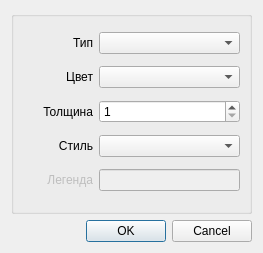
<?xml version="1.0" encoding="UTF-8"?>
<ui version="4.0">
 <class>SvGraphParamsDialog</class>
 <widget class="QDialog" name="SvGraphParamsDialog">
  <property name="geometry">
   <rect>
    <x>0</x>
    <y>0</y>
    <width>263</width>
    <height>253</height>
   </rect>
  </property>
  <property name="windowTitle">
   <string>Dialog</string>
  </property>
  <layout class="QVBoxLayout" name="verticalLayout">
   <item>
    <widget class="QGroupBox" name="groupBox">
     <property name="title">
      <string/>
     </property>
     <layout class="QVBoxLayout" name="verticalLayout_2">
      <item>
       <layout class="QHBoxLayout" name="horizontalLayout">
        <item>
         <widget class="QLabel" name="labelGraphType">
          <property name="sizePolicy">
           <sizepolicy hsizetype="Fixed" vsizetype="Preferred">
            <horstretch>0</horstretch>
            <verstretch>0</verstretch>
           </sizepolicy>
          </property>
          <property name="minimumSize">
           <size>
            <width>70</width>
            <height>0</height>
           </size>
          </property>
          <property name="maximumSize">
           <size>
            <width>70</width>
            <height>16777215</height>
           </size>
          </property>
          <property name="text">
           <string>Тип</string>
          </property>
          <property name="alignment">
           <set>Qt::AlignRight|Qt::AlignTrailing|Qt::AlignVCenter</set>
          </property>
         </widget>
        </item>
        <item>
         <widget class="QComboBox" name="cbGraphType">
          <property name="sizePolicy">
           <sizepolicy hsizetype="Expanding" vsizetype="Fixed">
            <horstretch>0</horstretch>
            <verstretch>0</verstretch>
           </sizepolicy>
          </property>
         </widget>
        </item>
       </layout>
      </item>
      <item>
       <layout class="QHBoxLayout" name="horizontalLayout_2">
        <item>
         <widget class="QLabel" name="labelLineColor">
          <property name="sizePolicy">
           <sizepolicy hsizetype="Fixed" vsizetype="Preferred">
            <horstretch>0</horstretch>
            <verstretch>0</verstretch>
           </sizepolicy>
          </property>
          <property name="minimumSize">
           <size>
            <width>70</width>
            <height>0</height>
           </size>
          </property>
          <property name="maximumSize">
           <size>
            <width>70</width>
            <height>16777215</height>
           </size>
          </property>
          <property name="text">
           <string>Цвет</string>
          </property>
          <property name="alignment">
           <set>Qt::AlignRight|Qt::AlignTrailing|Qt::AlignVCenter</set>
          </property>
         </widget>
        </item>
        <item>
         <widget class="QComboBox" name="cbLineColor">
          <property name="frame">
           <bool>true</bool>
          </property>
         </widget>
        </item>
       </layout>
      </item>
      <item>
       <layout class="QHBoxLayout" name="horizontalLayout_3">
        <item>
         <widget class="QLabel" name="labelLineWidth">
          <property name="sizePolicy">
           <sizepolicy hsizetype="Fixed" vsizetype="Preferred">
            <horstretch>0</horstretch>
            <verstretch>0</verstretch>
           </sizepolicy>
          </property>
          <property name="minimumSize">
           <size>
            <width>70</width>
            <height>0</height>
           </size>
          </property>
          <property name="maximumSize">
           <size>
            <width>70</width>
            <height>16777215</height>
           </size>
          </property>
          <property name="text">
           <string>Толщина</string>
          </property>
          <property name="alignment">
           <set>Qt::AlignRight|Qt::AlignTrailing|Qt::AlignVCenter</set>
          </property>
         </widget>
        </item>
        <item>
         <widget class="QSpinBox" name="spinLineWidth">
          <property name="minimum">
           <number>1</number>
          </property>
          <property name="maximum">
           <number>10</number>
          </property>
         </widget>
        </item>
       </layout>
      </item>
      <item>
       <layout class="QHBoxLayout" name="horizontalLayout_4">
        <item>
         <widget class="QLabel" name="labelLineStyle">
          <property name="sizePolicy">
           <sizepolicy hsizetype="Fixed" vsizetype="Preferred">
            <horstretch>0</horstretch>
            <verstretch>0</verstretch>
           </sizepolicy>
          </property>
          <property name="minimumSize">
           <size>
            <width>70</width>
            <height>0</height>
           </size>
          </property>
          <property name="maximumSize">
           <size>
            <width>70</width>
            <height>16777215</height>
           </size>
          </property>
          <property name="text">
           <string>Стиль</string>
          </property>
          <property name="alignment">
           <set>Qt::AlignRight|Qt::AlignTrailing|Qt::AlignVCenter</set>
          </property>
         </widget>
        </item>
        <item>
         <widget class="QComboBox" name="cbLineStyle"/>
        </item>
       </layout>
      </item>
      <item>
       <layout class="QHBoxLayout" name="horizontalLayout_5">
        <item>
         <widget class="QLabel" name="labelLegendText">
          <property name="enabled">
           <bool>false</bool>
          </property>
          <property name="sizePolicy">
           <sizepolicy hsizetype="Fixed" vsizetype="Preferred">
            <horstretch>0</horstretch>
            <verstretch>0</verstretch>
           </sizepolicy>
          </property>
          <property name="minimumSize">
           <size>
            <width>70</width>
            <height>0</height>
           </size>
          </property>
          <property name="maximumSize">
           <size>
            <width>70</width>
            <height>16777215</height>
           </size>
          </property>
          <property name="text">
           <string>Легенда</string>
          </property>
          <property name="alignment">
           <set>Qt::AlignRight|Qt::AlignTrailing|Qt::AlignVCenter</set>
          </property>
         </widget>
        </item>
        <item>
         <widget class="QLineEdit" name="editLegendText">
          <property name="enabled">
           <bool>false</bool>
          </property>
         </widget>
        </item>
       </layout>
      </item>
     </layout>
    </widget>
   </item>
   <item>
    <widget class="QDialogButtonBox" name="buttonBox">
     <property name="orientation">
      <enum>Qt::Horizontal</enum>
     </property>
     <property name="standardButtons">
      <set>QDialogButtonBox::Cancel|QDialogButtonBox::Ok</set>
     </property>
    </widget>
   </item>
  </layout>
 </widget>
 <resources/>
 <connections>
  <connection>
   <sender>buttonBox</sender>
   <signal>accepted()</signal>
   <receiver>SvGraphParamsDialog</receiver>
   <slot>accept()</slot>
   <hints>
    <hint type="sourcelabel">
     <x>248</x>
     <y>254</y>
    </hint>
    <hint type="destinationlabel">
     <x>157</x>
     <y>274</y>
    </hint>
   </hints>
  </connection>
  <connection>
   <sender>buttonBox</sender>
   <signal>rejected()</signal>
   <receiver>SvGraphParamsDialog</receiver>
   <slot>reject()</slot>
   <hints>
    <hint type="sourcelabel">
     <x>316</x>
     <y>260</y>
    </hint>
    <hint type="destinationlabel">
     <x>286</x>
     <y>274</y>
    </hint>
   </hints>
  </connection>
 </connections>
</ui>
